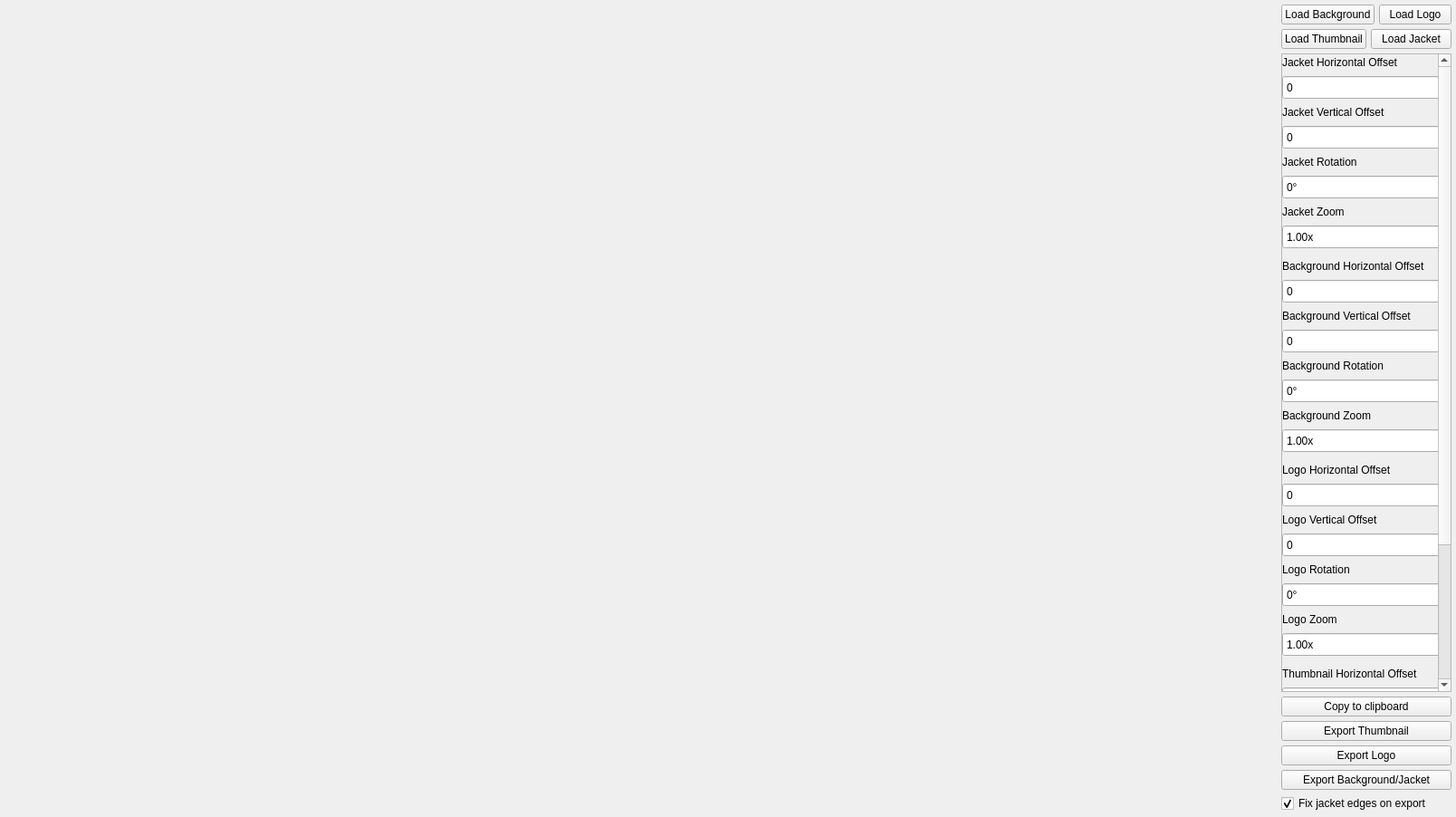
<?xml version="1.0" encoding="UTF-8"?>
<ui version="4.0">
 <class>MainWindow</class>
 <widget class="QMainWindow" name="MainWindow">
  <property name="windowModality">
   <enum>Qt::WindowModality::NonModal</enum>
  </property>
  <property name="geometry">
   <rect>
    <x>0</x>
    <y>0</y>
    <width>1608</width>
    <height>902</height>
   </rect>
  </property>
  <property name="sizePolicy">
   <sizepolicy hsizetype="Fixed" vsizetype="Fixed">
    <horstretch>16</horstretch>
    <verstretch>9</verstretch>
   </sizepolicy>
  </property>
  <property name="minimumSize">
   <size>
    <width>546</width>
    <height>273</height>
   </size>
  </property>
  <property name="maximumSize">
   <size>
    <width>2180</width>
    <height>1090</height>
   </size>
  </property>
  <property name="sizeIncrement">
   <size>
    <width>16</width>
    <height>9</height>
   </size>
  </property>
  <property name="baseSize">
   <size>
    <width>872</width>
    <height>436</height>
   </size>
  </property>
  <property name="acceptDrops">
   <bool>false</bool>
  </property>
  <property name="windowTitle">
   <string notr="true">Megamix Sprite Helper</string>
  </property>
  <property name="autoFillBackground">
   <bool>true</bool>
  </property>
  <property name="locale">
   <locale language="English" country="Europe"/>
  </property>
  <property name="animated">
   <bool>true</bool>
  </property>
  <widget class="QWidget" name="grid">
   <property name="enabled">
    <bool>true</bool>
   </property>
   <property name="sizePolicy">
    <sizepolicy hsizetype="MinimumExpanding" vsizetype="MinimumExpanding">
     <horstretch>16</horstretch>
     <verstretch>9</verstretch>
    </sizepolicy>
   </property>
   <property name="minimumSize">
    <size>
     <width>0</width>
     <height>0</height>
    </size>
   </property>
   <property name="sizeIncrement">
    <size>
     <width>16</width>
     <height>9</height>
    </size>
   </property>
   <property name="baseSize">
    <size>
     <width>0</width>
     <height>0</height>
    </size>
   </property>
   <property name="autoFillBackground">
    <bool>false</bool>
   </property>
   <layout class="QHBoxLayout" name="horizontalLayout_5">
    <property name="spacing">
     <number>5</number>
    </property>
    <property name="leftMargin">
     <number>5</number>
    </property>
    <property name="topMargin">
     <number>5</number>
    </property>
    <property name="rightMargin">
     <number>5</number>
    </property>
    <property name="bottomMargin">
     <number>5</number>
    </property>
    <item>
     <layout class="QGridLayout" name="image_grid" rowstretch="2,0" columnstretch="2,0">
      <property name="sizeConstraint">
       <enum>QLayout::SizeConstraint::SetDefaultConstraint</enum>
      </property>
      <property name="leftMargin">
       <number>0</number>
      </property>
      <property name="topMargin">
       <number>0</number>
      </property>
      <property name="rightMargin">
       <number>0</number>
      </property>
      <property name="bottomMargin">
       <number>0</number>
      </property>
      <property name="spacing">
       <number>5</number>
      </property>
      <item row="1" column="0">
       <widget class="QLabel" name="mm_song_selector_preview">
        <property name="sizePolicy">
         <sizepolicy hsizetype="MinimumExpanding" vsizetype="MinimumExpanding">
          <horstretch>16</horstretch>
          <verstretch>9</verstretch>
         </sizepolicy>
        </property>
        <property name="minimumSize">
         <size>
          <width>256</width>
          <height>144</height>
         </size>
        </property>
        <property name="maximumSize">
         <size>
          <width>1920</width>
          <height>1680</height>
         </size>
        </property>
        <property name="sizeIncrement">
         <size>
          <width>16</width>
          <height>9</height>
         </size>
        </property>
        <property name="baseSize">
         <size>
          <width>640</width>
          <height>360</height>
         </size>
        </property>
        <property name="text">
         <string/>
        </property>
        <property name="scaledContents">
         <bool>true</bool>
        </property>
       </widget>
      </item>
      <item row="0" column="1">
       <widget class="QLabel" name="ft_song_selector_preview">
        <property name="sizePolicy">
         <sizepolicy hsizetype="MinimumExpanding" vsizetype="MinimumExpanding">
          <horstretch>16</horstretch>
          <verstretch>9</verstretch>
         </sizepolicy>
        </property>
        <property name="minimumSize">
         <size>
          <width>256</width>
          <height>144</height>
         </size>
        </property>
        <property name="maximumSize">
         <size>
          <width>1920</width>
          <height>1080</height>
         </size>
        </property>
        <property name="sizeIncrement">
         <size>
          <width>16</width>
          <height>9</height>
         </size>
        </property>
        <property name="baseSize">
         <size>
          <width>640</width>
          <height>360</height>
         </size>
        </property>
        <property name="text">
         <string/>
        </property>
        <property name="scaledContents">
         <bool>true</bool>
        </property>
       </widget>
      </item>
      <item row="1" column="1">
       <widget class="QLabel" name="ft_result_preview">
        <property name="sizePolicy">
         <sizepolicy hsizetype="MinimumExpanding" vsizetype="MinimumExpanding">
          <horstretch>16</horstretch>
          <verstretch>9</verstretch>
         </sizepolicy>
        </property>
        <property name="minimumSize">
         <size>
          <width>256</width>
          <height>144</height>
         </size>
        </property>
        <property name="maximumSize">
         <size>
          <width>1920</width>
          <height>1080</height>
         </size>
        </property>
        <property name="sizeIncrement">
         <size>
          <width>16</width>
          <height>9</height>
         </size>
        </property>
        <property name="baseSize">
         <size>
          <width>640</width>
          <height>360</height>
         </size>
        </property>
        <property name="text">
         <string/>
        </property>
        <property name="scaledContents">
         <bool>true</bool>
        </property>
       </widget>
      </item>
      <item row="0" column="0">
       <widget class="QLabel" name="mm_result_preview">
        <property name="sizePolicy">
         <sizepolicy hsizetype="MinimumExpanding" vsizetype="MinimumExpanding">
          <horstretch>16</horstretch>
          <verstretch>9</verstretch>
         </sizepolicy>
        </property>
        <property name="minimumSize">
         <size>
          <width>256</width>
          <height>144</height>
         </size>
        </property>
        <property name="maximumSize">
         <size>
          <width>1920</width>
          <height>1080</height>
         </size>
        </property>
        <property name="sizeIncrement">
         <size>
          <width>16</width>
          <height>9</height>
         </size>
        </property>
        <property name="baseSize">
         <size>
          <width>640</width>
          <height>360</height>
         </size>
        </property>
        <property name="text">
         <string/>
        </property>
        <property name="scaledContents">
         <bool>true</bool>
        </property>
       </widget>
      </item>
     </layout>
    </item>
    <item>
     <layout class="QVBoxLayout" name="load_buttons_box">
      <property name="spacing">
       <number>5</number>
      </property>
      <property name="sizeConstraint">
       <enum>QLayout::SizeConstraint::SetDefaultConstraint</enum>
      </property>
      <item>
       <layout class="QHBoxLayout" name="load_buttons_box_row1">
        <property name="spacing">
         <number>5</number>
        </property>
        <item>
         <widget class="QPushButton" name="load_background_button">
          <property name="text">
           <string>Load Background</string>
          </property>
         </widget>
        </item>
        <item>
         <widget class="QPushButton" name="load_logo_button">
          <property name="text">
           <string>Load Logo</string>
          </property>
         </widget>
        </item>
       </layout>
      </item>
      <item>
       <layout class="QHBoxLayout" name="load_buttons_box_row2">
        <property name="spacing">
         <number>5</number>
        </property>
        <item>
         <widget class="QPushButton" name="load_thumbnail_button">
          <property name="text">
           <string>Load Thumbnail</string>
          </property>
         </widget>
        </item>
        <item>
         <widget class="QPushButton" name="load_jacket_button">
          <property name="text">
           <string>Load Jacket</string>
          </property>
         </widget>
        </item>
       </layout>
      </item>
      <item>
       <layout class="QHBoxLayout" name="load_buttons_box_row3">
        <property name="spacing">
         <number>5</number>
        </property>
       </layout>
      </item>
      <item>
       <widget class="QScrollArea" name="image_edit_scroll_area">
        <property name="enabled">
         <bool>true</bool>
        </property>
        <property name="sizePolicy">
         <sizepolicy hsizetype="Preferred" vsizetype="Expanding">
          <horstretch>0</horstretch>
          <verstretch>0</verstretch>
         </sizepolicy>
        </property>
        <property name="autoFillBackground">
         <bool>false</bool>
        </property>
        <property name="frameShape">
         <enum>QFrame::Shape::StyledPanel</enum>
        </property>
        <property name="frameShadow">
         <enum>QFrame::Shadow::Sunken</enum>
        </property>
        <property name="verticalScrollBarPolicy">
         <enum>Qt::ScrollBarPolicy::ScrollBarAlwaysOn</enum>
        </property>
        <property name="horizontalScrollBarPolicy">
         <enum>Qt::ScrollBarPolicy::ScrollBarAlwaysOff</enum>
        </property>
        <property name="sizeAdjustPolicy">
         <enum>QAbstractScrollArea::SizeAdjustPolicy::AdjustToContents</enum>
        </property>
        <property name="widgetResizable">
         <bool>true</bool>
        </property>
        <property name="alignment">
         <set>Qt::AlignmentFlag::AlignBottom|Qt::AlignmentFlag::AlignLeading|Qt::AlignmentFlag::AlignLeft</set>
        </property>
        <widget class="QWidget" name="image_edit_area_widget_properties">
         <property name="geometry">
          <rect>
           <x>0</x>
           <y>-238</y>
           <width>199</width>
           <height>900</height>
          </rect>
         </property>
         <property name="sizePolicy">
          <sizepolicy hsizetype="Expanding" vsizetype="Expanding">
           <horstretch>0</horstretch>
           <verstretch>100</verstretch>
          </sizepolicy>
         </property>
         <property name="minimumSize">
          <size>
           <width>0</width>
           <height>900</height>
          </size>
         </property>
         <property name="maximumSize">
          <size>
           <width>10000</width>
           <height>100000</height>
          </size>
         </property>
         <property name="sizeIncrement">
          <size>
           <width>0</width>
           <height>-31072</height>
          </size>
         </property>
         <property name="baseSize">
          <size>
           <width>0</width>
           <height>-31072</height>
          </size>
         </property>
         <property name="contextMenuPolicy">
          <enum>Qt::ContextMenuPolicy::DefaultContextMenu</enum>
         </property>
         <property name="autoFillBackground">
          <bool>true</bool>
         </property>
         <widget class="QLabel" name="jacket_rotation_label">
          <property name="geometry">
           <rect>
            <x>0</x>
            <y>110</y>
            <width>1080</width>
            <height>18</height>
           </rect>
          </property>
          <property name="text">
           <string>Jacket Rotation</string>
          </property>
         </widget>
         <widget class="QLabel" name="thumbnail_rotation_label">
          <property name="geometry">
           <rect>
            <x>0</x>
            <y>785</y>
            <width>1080</width>
            <height>18</height>
           </rect>
          </property>
          <property name="text">
           <string>Thumbnail Rotation</string>
          </property>
         </widget>
         <widget class="QSpinBox" name="logo_vertical_offset_spinbox">
          <property name="geometry">
           <rect>
            <x>0</x>
            <y>528</y>
            <width>197</width>
            <height>27</height>
           </rect>
          </property>
          <property name="focusPolicy">
           <enum>Qt::FocusPolicy::WheelFocus</enum>
          </property>
         </widget>
         <widget class="QSpinBox" name="jacket_vertical_offset_spinbox">
          <property name="geometry">
           <rect>
            <x>0</x>
            <y>78</y>
            <width>197</width>
            <height>27</height>
           </rect>
          </property>
          <property name="focusPolicy">
           <enum>Qt::FocusPolicy::WheelFocus</enum>
          </property>
          <property name="minimum">
           <number>-500</number>
          </property>
          <property name="maximum">
           <number>500</number>
          </property>
         </widget>
         <widget class="QLabel" name="logo_horizontal_offset">
          <property name="geometry">
           <rect>
            <x>0</x>
            <y>450</y>
            <width>1080</width>
            <height>18</height>
           </rect>
          </property>
          <property name="text">
           <string>Logo Horizontal Offset</string>
          </property>
         </widget>
         <widget class="QSpinBox" name="logo_horizontal_offset_spinbox">
          <property name="geometry">
           <rect>
            <x>0</x>
            <y>473</y>
            <width>197</width>
            <height>27</height>
           </rect>
          </property>
          <property name="focusPolicy">
           <enum>Qt::FocusPolicy::WheelFocus</enum>
          </property>
         </widget>
         <widget class="QLabel" name="thumbnail_vertical_offset_label">
          <property name="geometry">
           <rect>
            <x>0</x>
            <y>730</y>
            <width>1080</width>
            <height>18</height>
           </rect>
          </property>
          <property name="text">
           <string>Thumbnail Vertical Offset</string>
          </property>
         </widget>
         <widget class="QLabel" name="background_vertical_offset_label">
          <property name="geometry">
           <rect>
            <x>0</x>
            <y>280</y>
            <width>1080</width>
            <height>18</height>
           </rect>
          </property>
          <property name="text">
           <string>Background Vertical Offset</string>
          </property>
         </widget>
         <widget class="QLabel" name="thumbnail_horizontal_offset_label">
          <property name="geometry">
           <rect>
            <x>0</x>
            <y>675</y>
            <width>1080</width>
            <height>18</height>
           </rect>
          </property>
          <property name="text">
           <string>Thumbnail Horizontal Offset</string>
          </property>
         </widget>
         <widget class="QSpinBox" name="jacket_horizontal_offset_spinbox">
          <property name="geometry">
           <rect>
            <x>0</x>
            <y>23</y>
            <width>197</width>
            <height>27</height>
           </rect>
          </property>
          <property name="sizePolicy">
           <sizepolicy hsizetype="Minimum" vsizetype="Fixed">
            <horstretch>0</horstretch>
            <verstretch>0</verstretch>
           </sizepolicy>
          </property>
          <property name="focusPolicy">
           <enum>Qt::FocusPolicy::WheelFocus</enum>
          </property>
          <property name="minimum">
           <number>-500</number>
          </property>
          <property name="maximum">
           <number>500</number>
          </property>
         </widget>
         <widget class="QSpinBox" name="thumbnail_horizontal_offset_spinbox">
          <property name="geometry">
           <rect>
            <x>0</x>
            <y>698</y>
            <width>197</width>
            <height>27</height>
           </rect>
          </property>
          <property name="focusPolicy">
           <enum>Qt::FocusPolicy::WheelFocus</enum>
          </property>
         </widget>
         <widget class="QDoubleSpinBox" name="background_zoom_spinbox">
          <property name="geometry">
           <rect>
            <x>0</x>
            <y>413</y>
            <width>197</width>
            <height>27</height>
           </rect>
          </property>
          <property name="focusPolicy">
           <enum>Qt::FocusPolicy::WheelFocus</enum>
          </property>
          <property name="suffix">
           <string>x</string>
          </property>
          <property name="minimum">
           <double>0.010000000000000</double>
          </property>
          <property name="maximum">
           <double>1.000000000000000</double>
          </property>
          <property name="singleStep">
           <double>0.010000000000000</double>
          </property>
          <property name="value">
           <double>1.000000000000000</double>
          </property>
         </widget>
         <widget class="QSpinBox" name="jacket_rotation_spinbox">
          <property name="geometry">
           <rect>
            <x>0</x>
            <y>133</y>
            <width>197</width>
            <height>27</height>
           </rect>
          </property>
          <property name="focusPolicy">
           <enum>Qt::FocusPolicy::WheelFocus</enum>
          </property>
          <property name="wrapping">
           <bool>true</bool>
          </property>
          <property name="correctionMode">
           <enum>QAbstractSpinBox::CorrectionMode::CorrectToNearestValue</enum>
          </property>
          <property name="suffix">
           <string>°</string>
          </property>
          <property name="minimum">
           <number>-180</number>
          </property>
          <property name="maximum">
           <number>180</number>
          </property>
         </widget>
         <widget class="QLabel" name="background_rotation_label">
          <property name="geometry">
           <rect>
            <x>0</x>
            <y>335</y>
            <width>1080</width>
            <height>18</height>
           </rect>
          </property>
          <property name="text">
           <string>Background Rotation</string>
          </property>
         </widget>
         <widget class="QSpinBox" name="thumbnail_rotation_spinbox">
          <property name="geometry">
           <rect>
            <x>0</x>
            <y>808</y>
            <width>197</width>
            <height>27</height>
           </rect>
          </property>
          <property name="focusPolicy">
           <enum>Qt::FocusPolicy::WheelFocus</enum>
          </property>
          <property name="wrapping">
           <bool>true</bool>
          </property>
          <property name="correctionMode">
           <enum>QAbstractSpinBox::CorrectionMode::CorrectToNearestValue</enum>
          </property>
          <property name="suffix">
           <string>°</string>
          </property>
          <property name="minimum">
           <number>-180</number>
          </property>
          <property name="maximum">
           <number>180</number>
          </property>
         </widget>
         <widget class="QDoubleSpinBox" name="logo_zoom_spinbox">
          <property name="geometry">
           <rect>
            <x>0</x>
            <y>638</y>
            <width>197</width>
            <height>27</height>
           </rect>
          </property>
          <property name="focusPolicy">
           <enum>Qt::FocusPolicy::WheelFocus</enum>
          </property>
          <property name="suffix">
           <string>x</string>
          </property>
          <property name="minimum">
           <double>0.010000000000000</double>
          </property>
          <property name="maximum">
           <double>1.000000000000000</double>
          </property>
          <property name="singleStep">
           <double>0.010000000000000</double>
          </property>
          <property name="value">
           <double>1.000000000000000</double>
          </property>
         </widget>
         <widget class="QLabel" name="jacket_horizontal_offset_label">
          <property name="geometry">
           <rect>
            <x>0</x>
            <y>0</y>
            <width>1080</width>
            <height>18</height>
           </rect>
          </property>
          <property name="text">
           <string>Jacket Horizontal Offset</string>
          </property>
         </widget>
         <widget class="QDoubleSpinBox" name="jacket_zoom_spinbox">
          <property name="geometry">
           <rect>
            <x>0</x>
            <y>188</y>
            <width>197</width>
            <height>27</height>
           </rect>
          </property>
          <property name="focusPolicy">
           <enum>Qt::FocusPolicy::WheelFocus</enum>
          </property>
          <property name="suffix">
           <string>x</string>
          </property>
          <property name="decimals">
           <number>2</number>
          </property>
          <property name="minimum">
           <double>0.010000000000000</double>
          </property>
          <property name="maximum">
           <double>1.000000000000000</double>
          </property>
          <property name="singleStep">
           <double>0.010000000000000</double>
          </property>
          <property name="value">
           <double>1.000000000000000</double>
          </property>
         </widget>
         <widget class="QLabel" name="jacket_zoom_label">
          <property name="geometry">
           <rect>
            <x>0</x>
            <y>165</y>
            <width>1080</width>
            <height>18</height>
           </rect>
          </property>
          <property name="text">
           <string>Jacket Zoom</string>
          </property>
         </widget>
         <widget class="QSpinBox" name="background_horizontal_offset_spinbox">
          <property name="geometry">
           <rect>
            <x>0</x>
            <y>248</y>
            <width>197</width>
            <height>27</height>
           </rect>
          </property>
          <property name="focusPolicy">
           <enum>Qt::FocusPolicy::WheelFocus</enum>
          </property>
          <property name="wrapping">
           <bool>false</bool>
          </property>
         </widget>
         <widget class="QDoubleSpinBox" name="thumbnail_zoom_spinbox">
          <property name="geometry">
           <rect>
            <x>0</x>
            <y>863</y>
            <width>197</width>
            <height>27</height>
           </rect>
          </property>
          <property name="sizePolicy">
           <sizepolicy hsizetype="Fixed" vsizetype="Fixed">
            <horstretch>0</horstretch>
            <verstretch>0</verstretch>
           </sizepolicy>
          </property>
          <property name="focusPolicy">
           <enum>Qt::FocusPolicy::WheelFocus</enum>
          </property>
          <property name="suffix">
           <string>x</string>
          </property>
          <property name="minimum">
           <double>0.010000000000000</double>
          </property>
          <property name="maximum">
           <double>1.000000000000000</double>
          </property>
          <property name="singleStep">
           <double>0.010000000000000</double>
          </property>
          <property name="value">
           <double>1.000000000000000</double>
          </property>
         </widget>
         <widget class="QLabel" name="logo_zoom_label">
          <property name="geometry">
           <rect>
            <x>0</x>
            <y>615</y>
            <width>1080</width>
            <height>18</height>
           </rect>
          </property>
          <property name="text">
           <string>Logo Zoom</string>
          </property>
         </widget>
         <widget class="QLabel" name="thumbnail_zoom_label">
          <property name="geometry">
           <rect>
            <x>0</x>
            <y>840</y>
            <width>1080</width>
            <height>18</height>
           </rect>
          </property>
          <property name="text">
           <string>Thumbnail Zoom</string>
          </property>
         </widget>
         <widget class="QLabel" name="jacket_vertical_offset_label">
          <property name="geometry">
           <rect>
            <x>0</x>
            <y>55</y>
            <width>1080</width>
            <height>18</height>
           </rect>
          </property>
          <property name="text">
           <string>Jacket Vertical Offset</string>
          </property>
         </widget>
         <widget class="QLabel" name="logo_vertical_offset_label">
          <property name="geometry">
           <rect>
            <x>0</x>
            <y>505</y>
            <width>1080</width>
            <height>18</height>
           </rect>
          </property>
          <property name="text">
           <string>Logo Vertical Offset</string>
          </property>
         </widget>
         <widget class="QSpinBox" name="thumbnail_vertical_offset_spinbox">
          <property name="geometry">
           <rect>
            <x>0</x>
            <y>753</y>
            <width>197</width>
            <height>27</height>
           </rect>
          </property>
          <property name="focusPolicy">
           <enum>Qt::FocusPolicy::WheelFocus</enum>
          </property>
         </widget>
         <widget class="QSpinBox" name="background_rotation_spinbox">
          <property name="geometry">
           <rect>
            <x>0</x>
            <y>358</y>
            <width>197</width>
            <height>27</height>
           </rect>
          </property>
          <property name="focusPolicy">
           <enum>Qt::FocusPolicy::WheelFocus</enum>
          </property>
          <property name="wrapping">
           <bool>true</bool>
          </property>
          <property name="buttonSymbols">
           <enum>QAbstractSpinBox::ButtonSymbols::UpDownArrows</enum>
          </property>
          <property name="correctionMode">
           <enum>QAbstractSpinBox::CorrectionMode::CorrectToNearestValue</enum>
          </property>
          <property name="suffix">
           <string>°</string>
          </property>
          <property name="minimum">
           <number>-180</number>
          </property>
          <property name="maximum">
           <number>180</number>
          </property>
         </widget>
         <widget class="QLabel" name="background_horizontal_offset_label">
          <property name="geometry">
           <rect>
            <x>0</x>
            <y>225</y>
            <width>1080</width>
            <height>18</height>
           </rect>
          </property>
          <property name="text">
           <string>Background Horizontal Offset</string>
          </property>
         </widget>
         <widget class="QLabel" name="logo_rotation_label">
          <property name="geometry">
           <rect>
            <x>0</x>
            <y>560</y>
            <width>1080</width>
            <height>18</height>
           </rect>
          </property>
          <property name="text">
           <string>Logo Rotation</string>
          </property>
         </widget>
         <widget class="QSpinBox" name="logo_rotation_spinbox">
          <property name="geometry">
           <rect>
            <x>0</x>
            <y>583</y>
            <width>197</width>
            <height>27</height>
           </rect>
          </property>
          <property name="focusPolicy">
           <enum>Qt::FocusPolicy::WheelFocus</enum>
          </property>
          <property name="wrapping">
           <bool>true</bool>
          </property>
          <property name="correctionMode">
           <enum>QAbstractSpinBox::CorrectionMode::CorrectToNearestValue</enum>
          </property>
          <property name="suffix">
           <string>°</string>
          </property>
          <property name="minimum">
           <number>-180</number>
          </property>
          <property name="value">
           <number>0</number>
          </property>
         </widget>
         <widget class="QSpinBox" name="background_vertical_offset_spinbox">
          <property name="geometry">
           <rect>
            <x>0</x>
            <y>303</y>
            <width>197</width>
            <height>27</height>
           </rect>
          </property>
          <property name="focusPolicy">
           <enum>Qt::FocusPolicy::WheelFocus</enum>
          </property>
         </widget>
         <widget class="QLabel" name="background_zoom_label">
          <property name="geometry">
           <rect>
            <x>0</x>
            <y>390</y>
            <width>1080</width>
            <height>18</height>
           </rect>
          </property>
          <property name="text">
           <string>Background Zoom</string>
          </property>
         </widget>
        </widget>
       </widget>
      </item>
      <item>
       <widget class="QPushButton" name="copy_to_clipboard_button">
        <property name="text">
         <string>Copy to clipboard</string>
        </property>
       </widget>
      </item>
      <item>
       <widget class="QPushButton" name="export_thumbnail_button">
        <property name="text">
         <string>Export Thumbnail</string>
        </property>
       </widget>
      </item>
      <item>
       <widget class="QPushButton" name="export_logo_button">
        <property name="text">
         <string>Export Logo</string>
        </property>
       </widget>
      </item>
      <item>
       <widget class="QPushButton" name="export_background_jacket_button">
        <property name="text">
         <string>Export Background/Jacket</string>
        </property>
       </widget>
      </item>
      <item>
       <widget class="QCheckBox" name="fix_jacket_edges_check_box">
        <property name="text">
         <string>Fix jacket edges on export</string>
        </property>
        <property name="checked">
         <bool>true</bool>
        </property>
       </widget>
      </item>
     </layout>
    </item>
   </layout>
  </widget>
 </widget>
 <resources/>
 <connections/>
</ui>
